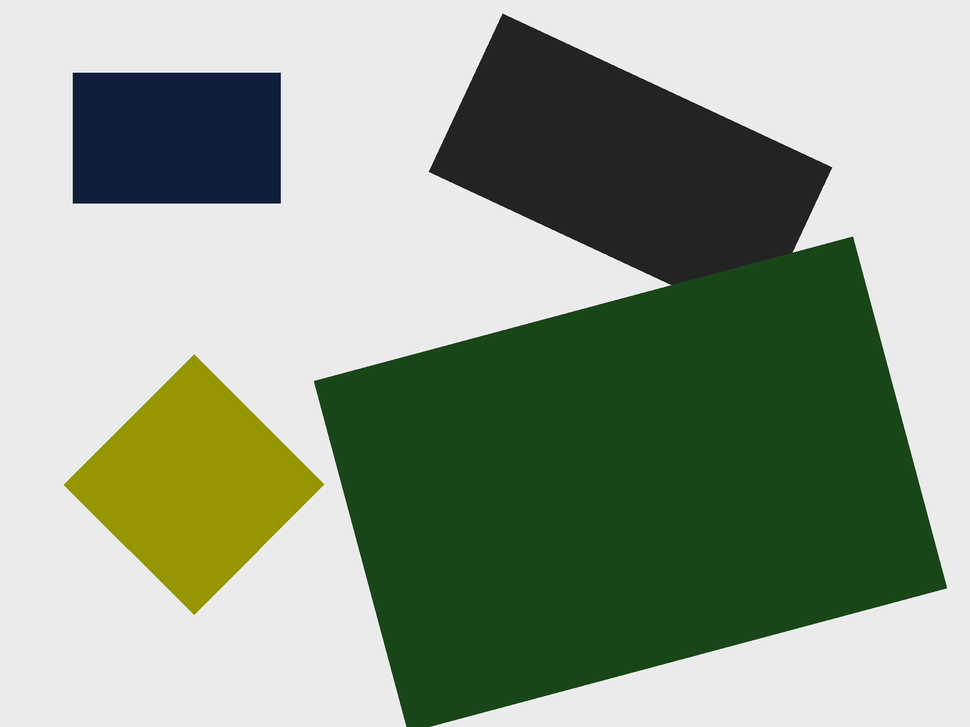
#> input picture experiments/v1_ref_object_sizing/test_images/synthetic_rotated.png, 970 x 727 px, shrunk from 2000 x 1500 before the run
$ python size_estimator.py --image test_images/synthetic_rotated.png
#> lines starting #> are read from the running program, lines starting #| are printed output that depends on the picture; after the words box and inside, x2 and y2 are one past the last pixel; in counts of white or black regions, pixels touching at a corner belong together
"""
Real-Time Object Size Estimator v1.1 — Modular Reference Object Estimator

Refactored into a class-based "plugin-able" system with YAML configuration support.
"""

import argparse
import os
import csv
import json
import yaml
import cv2
import numpy as np
from scipy.spatial import distance as dist


class ReferenceSizeEstimator:
    def __init__(self, blur_kernel=7, min_area_ratio=0.003):
        self.blur_kernel = blur_kernel
        self.min_area_ratio = min_area_ratio
        self.ppm = None  # Pixels per Millimeter

    @staticmethod
    def order_points(pts):
        """Order 4 corners: TL, TR, BR, BL."""
        rect = np.zeros((4, 2), dtype="float32")
        s = pts.sum(axis=1)
        d = np.diff(pts, axis=1)
        rect[0] = pts[np.argmin(s)]
        rect[2] = pts[np.argmax(s)]
        rect[1] = pts[np.argmin(d)]
        rect[3] = pts[np.argmax(d)]
        return rect

    @staticmethod
    def contour_rectangularity(c):
        """Area(contour) / Area(minAreaRect)."""
        area = cv2.contourArea(c)
        if area < 1: return 0
        _, (rw, rh), _ = cv2.minAreaRect(c)
        return min(area / (rw * rh), 1.0) if rw * rh > 0 else 0

    @staticmethod
    def contour_aspect_ratio(c):
        """Returns (longer/shorter) aspect ratio of min-area rect."""
        _, (rw, rh), _ = cv2.minAreaRect(c)
        if rw < 1 or rh < 1: return 0
        return max(rw, rh) / min(rw, rh)

    def preprocess(self, image):
        gray = cv2.cvtColor(image, cv2.COLOR_BGR2GRAY)
        filtered = cv2.bilateralFilter(gray, 9, 75, 75)
        blurred = cv2.GaussianBlur(filtered, (self.blur_kernel, self.blur_kernel), 0)
        return blurred

    def segment(self, blurred):
        _, binary = cv2.threshold(blurred, 0, 255, cv2.THRESH_BINARY + cv2.THRESH_OTSU)
        if np.sum(binary == 255) / binary.size > 0.5:
            binary = cv2.bitwise_not(binary)
        kernel = cv2.getStructuringElement(cv2.MORPH_RECT, (3, 3))
        binary = cv2.morphologyEx(binary, cv2.MORPH_OPEN, kernel, iterations=1)
        binary = cv2.morphologyEx(binary, cv2.MORPH_CLOSE, kernel, iterations=1)
        return binary

    def find_contours(self, binary):
        image_area = binary.shape[0] * binary.shape[1]
        contours, _ = cv2.findContours(binary, cv2.RETR_EXTERNAL, cv2.CHAIN_APPROX_SIMPLE)
        valid = []
        for c in contours:
            if image_area * self.min_area_ratio <= cv2.contourArea(c) <= image_area * 0.5:
                if self.contour_rectangularity(c) > 0.4:
                    valid.append(c)
        valid.sort(key=lambda c: (cv2.boundingRect(c)[0], cv2.boundingRect(c)[1]))
        return valid

    def calibrate(self, contours, ref_w_mm, ref_h_mm=None, ref_index=None):
        if ref_index is not None:
            best_idx = ref_index
        else:
            expected_aspect = ref_w_mm / ref_h_mm if ref_h_mm else 1.586
            best_idx, best_score = 0, -1
            for i, c in enumerate(contours[:5]):
                score = self.contour_rectangularity(c) * max(0, 1 - abs(self.contour_aspect_ratio(c) - expected_aspect)/expected_aspect)
                if score > best_score:
                    best_score, best_idx = score, i

        rect = cv2.minAreaRect(contours[best_idx])
        box = self.order_points(cv2.boxPoints(rect))
        long_px = max(dist.euclidean(box[0], box[1]), dist.euclidean(box[1], box[2]))
        self.ppm = long_px / ref_w_mm
        return self.ppm, best_idx

    def measure(self, image, contours, ref_idx):
        output = image.copy()
        measurements = []
        for i, c in enumerate(contours):
            is_ref = (i == ref_idx)
            rect = cv2.minAreaRect(c)
            box = self.order_points(cv2.boxPoints(rect))
            w_px = dist.euclidean(box[0], box[1])
            h_px = dist.euclidean(box[1], box[2])
            w_mm, h_mm = w_px / self.ppm, h_px / self.ppm
            if w_mm < h_mm: w_mm, h_mm = h_mm, w_mm

            label = "REFERENCE" if is_ref else f"Obj_{i+1}"
            measurements.append({"label": label, "w_mm": round(w_mm, 1), "h_mm": round(h_mm, 1), "is_ref": is_ref})

            color = (0, 255, 0) if is_ref else (255, 150, 50)
            cv2.drawContours(output, [np.int32(box)], -1, color, 3)
            cv2.putText(output, f"{w_mm:.1f}x{h_mm:.1f}mm", (int(box[0][0]), int(box[0][1] - 10)),
                        cv2.FONT_HERSHEY_SIMPLEX, 0.6, (255, 255, 255), 2)
        return output, measurements


def load_config(path, ref_id):
    with open(path, 'r') as f:
        config = yaml.safe_load(f)
    if ref_id not in config:
        raise ValueError(f"Reference ID '{ref_id}' not found in {path}")
    return config[ref_id]


def main():
    p = argparse.ArgumentParser()
    p.add_argument("-i", "--image", required=True)
    p.add_argument("-c", "--config", default="ref_objects.yaml")
    p.add_argument("-r", "--ref-id", default="credit_card")
    args = p.parse_args()

    ref_data = load_config(args.config, args.ref_id)
    img = cv2.imread(args.image)
#> img is the input picture: shape (727, 970, 3); mean B, G, R 139.5, 158.5, 144.9

    estimator = ReferenceSizeEstimator()
    mask = estimator.segment(estimator.preprocess(img))
#> in preprocess, `gray = cv2.cvtColor(image, cv2.COLOR_BGR2GRAY)`:
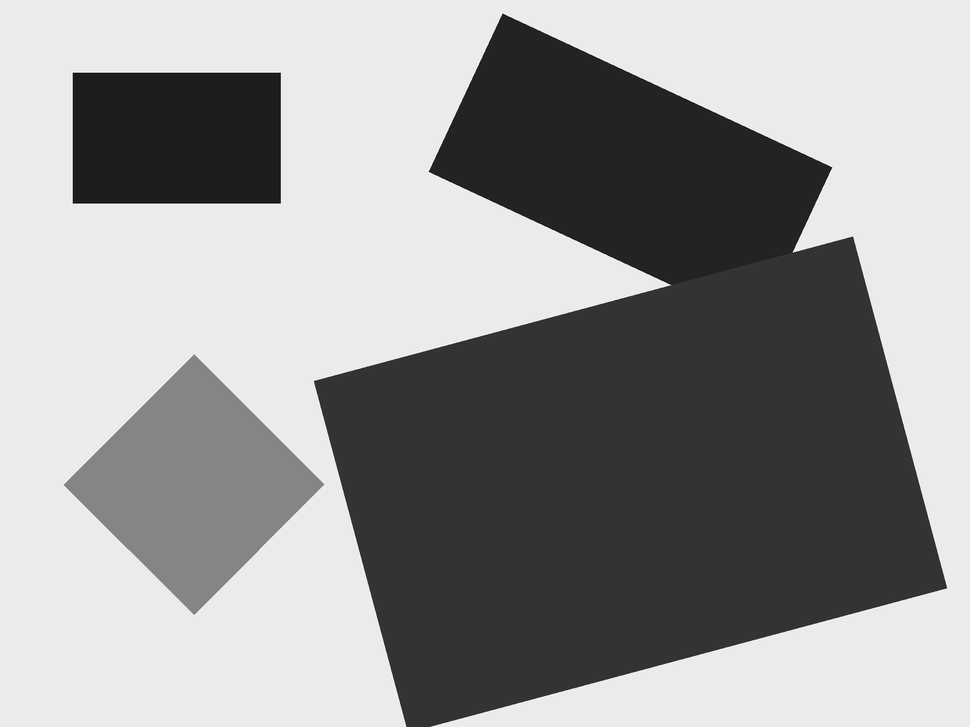
#> gray: shape (727, 970); min 5, max 253, mean 152.2
#> in segment, `_, binary = cv2.threshold(blurred, 0, 255, cv2.THRESH_BINARY + cv2.THR..`:
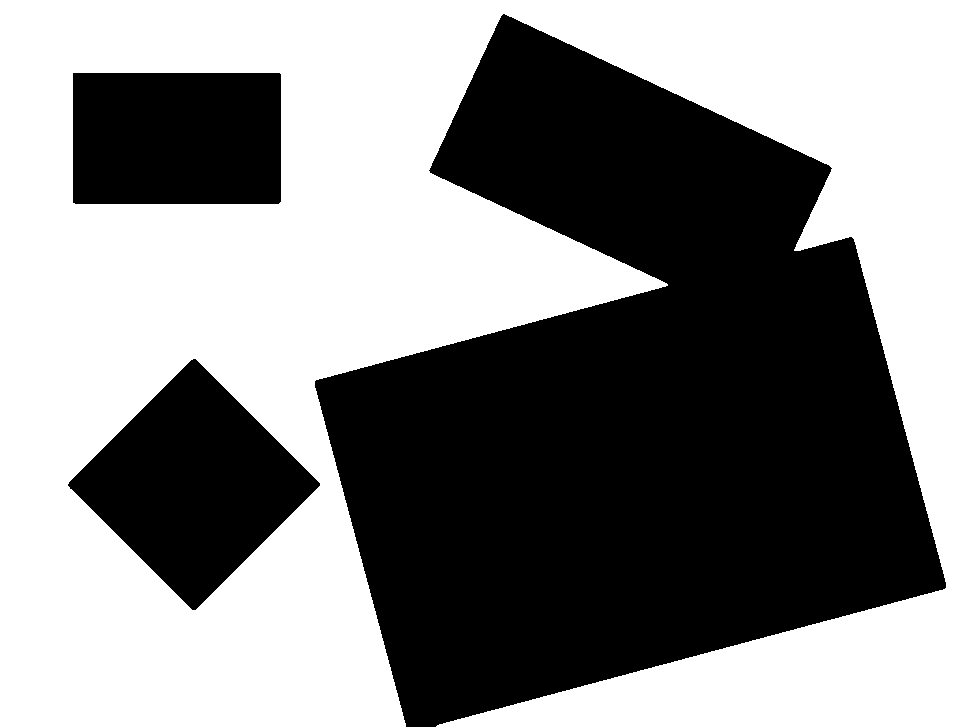
#> binary: shape (727, 970); 54.2% white; 3 black regions, box (x1, y1, x2, y2) and area: (315, 14, 946, 727) 263173, (68, 359, 320, 610) 32251, (73, 73, 281, 204) 27242
#> in segment, `binary = cv2.morphologyEx(binary, cv2.MORPH_OPEN, kernel, iterations=1)`: binary: shape (727, 970); 45.8% white; 3 white regions, box (x1, y1, x2, y2) and area: (315, 15, 946, 727) 263169, (69, 359, 320, 610) 32249, (73, 73, 281, 204) 27242
#> in segment, `binary = cv2.morphologyEx(binary, cv2.MORPH_CLOSE, kernel, iterations=1)`: binary: shape (727, 970); 45.8% white; 3 white regions
    contours = estimator.find_contours(mask)
#> in find_contours, `contours, _ = cv2.findContours(binary, cv2.RETR_EXTERNAL, cv2.CHAIN_AP..`: contours = 3 contours; box (x1, y1, x2, y2) and area: (315, 15, 946, 727) 261948, (69, 359, 320, 610) 31994, (73, 73, 281, 204) 26906
#> the loop in find_contours, `for c in contours:` made 3 passes
#> (area in contour_rectangularity, rw in contour_rectangularity, rh in contour_rectangularity) on passes 1 to 3: (31994.5, 179.6, 178.9), (26906, 130, 207), (261947.5, 558.4, 669.6)
#> after the loop in find_contours, `for c in contours:`: valid has the same summary as contours

    if not contours:
        print("No objects found.")
        return

    ppm, ref_idx = estimator.calibrate(contours, ref_data['width_mm'], ref_data.get('height_mm'))
#> the loop in calibrate, `for i, c in enumerate(contours[:5]):` made 3 passes
#> (area in contour_rectangularity, score, best_score, best_idx) on passes 1 to 2: (31994.5, 0.63, 0.63, 0), (26906, 0.996, 0.996, 1)
#> (area in contour_rectangularity, score) on pass 3: (261947.5, 0.53)
#> after the loop in calibrate, `for i, c in enumerate(contours[:5]):`: best_idx = 1; best_score = 0.996
#> in calibrate, `rect = cv2.minAreaRect(contours[best_idx])`: rect = ((176.5, 138), (130, 207), -90)
#> in order_points, `s = pts.sum(axis=1)`: s = [483, 276, 146, 353]
#> in order_points, `d = np.diff(pts, axis=1)`: d = [-77, 130, 0, -207]
#> in calibrate, `box = self.order_points(cv2.boxPoints(rect))`: box = [[73, 73], [280, 73], [280, 203], [73, 203]]
#> in calibrate, `long_px = max(dist.euclidean(box[0], box[1]), dist.euclidean(box[1], b..`: long_px = 207
#> in calibrate, `self.ppm = long_px / ref_w_mm`: self.ppm = 2.42
#> ppm = 2.42; ref_idx = 1
    output, results = estimator.measure(img, contours, ref_idx)
#> the loop in measure, `for i, c in enumerate(contours):` made 3 passes
#> (is_ref, s in order_points, d in order_points, w_px, h_px, w_mm, h_mm, label) on pass 3: (False, [1141.4, 321.2, 715.8, 1536.1], [325.7, -147.6, -831.6, -358.4], 558.4, 669.6, 276.9, 230.9, 'Obj_3')
#> (is_ref, s in order_points, d in order_points, box, w_px, h_px, w_mm, h_mm) on passes 1 to 2: (False, [804, 551, 551, 804], [418, 418, 164, 164], [[66.5, 484.5], [320, 484], [320, 484], [66.5, 484.5]], 253.5, 0, 104.8, 0), (True, [483, 276, 146, 353], [-77, 130, 0, -207], [[73, 73], [280, 73], [280, 203], [73, 203]], 207, 130, 85.6, 53.76)
#> after the loop in measure, `for i, c in enumerate(contours):`:
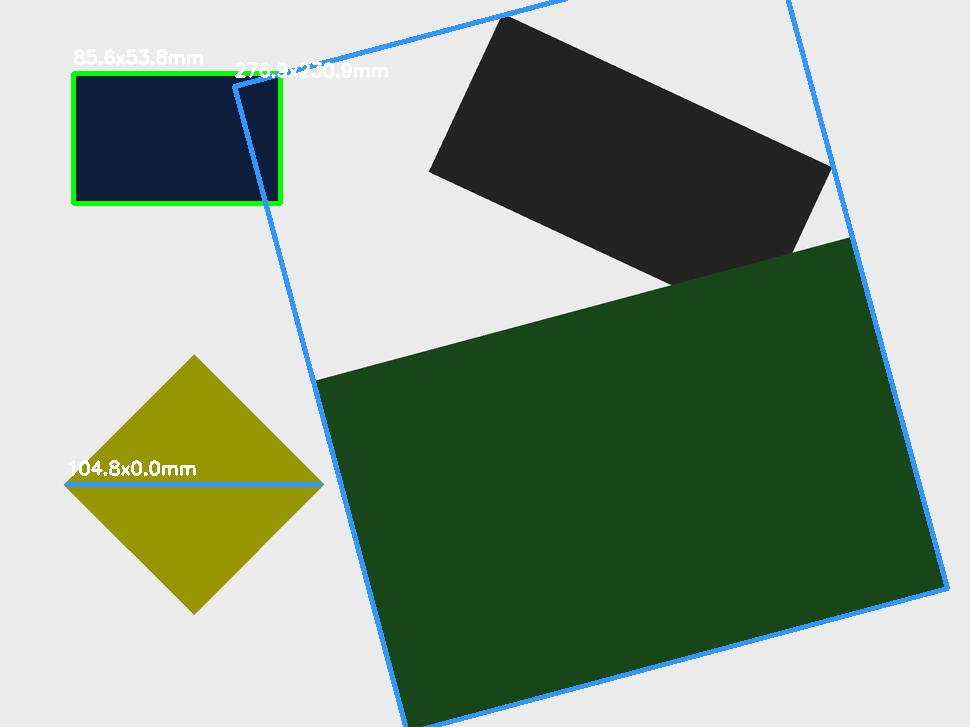
#> output: shape (727, 970, 3); 2.59% of pixels changed, all inside (x1, y1, x2, y2) = (64, 0, 950, 727)
#> after the loop in measure, `for i, c in enumerate(contours):`: measurements = 3 items
#> results = 3 items

    cv2.imwrite("result_modular.png", output)
    print(f"Calibration: {ppm:.3f} px/mm")
#| Calibration: 2.418 px/mm
    for r in results:
        print(f"{r['label']}: {r['w_mm']} x {r['h_mm']} mm")
#> this loop made 3 passes
#| Obj_1: 104.8 x 0.0 mm
#| REFERENCE: 85.6 x 53.8 mm
#| Obj_3: 276.9 x 230.9 mm


if __name__ == "__main__":
    main()
